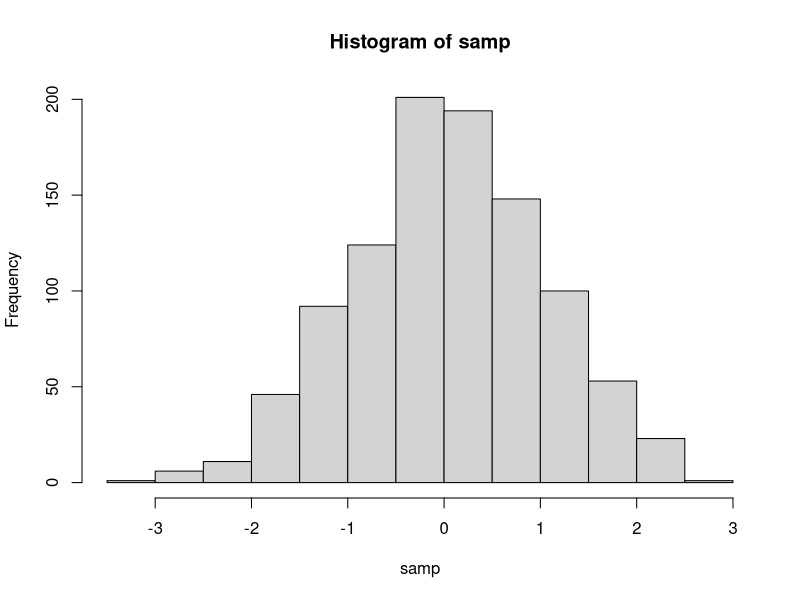
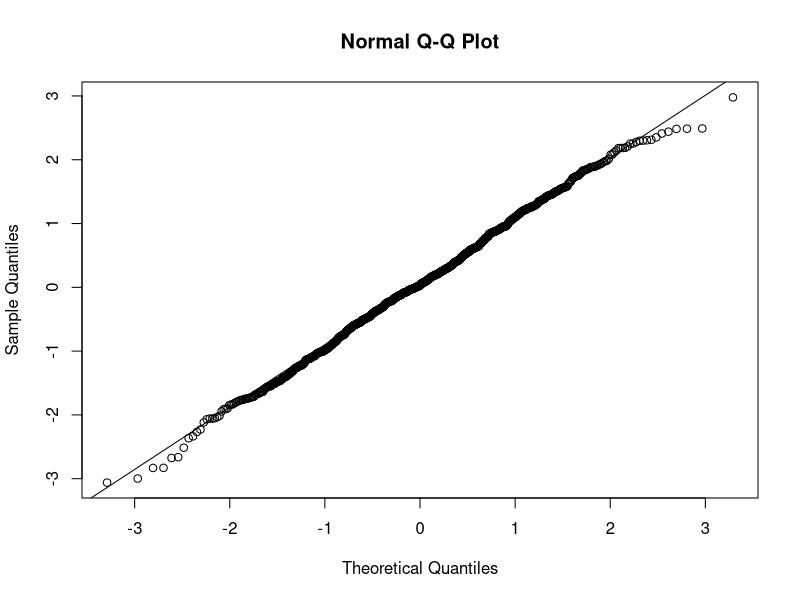
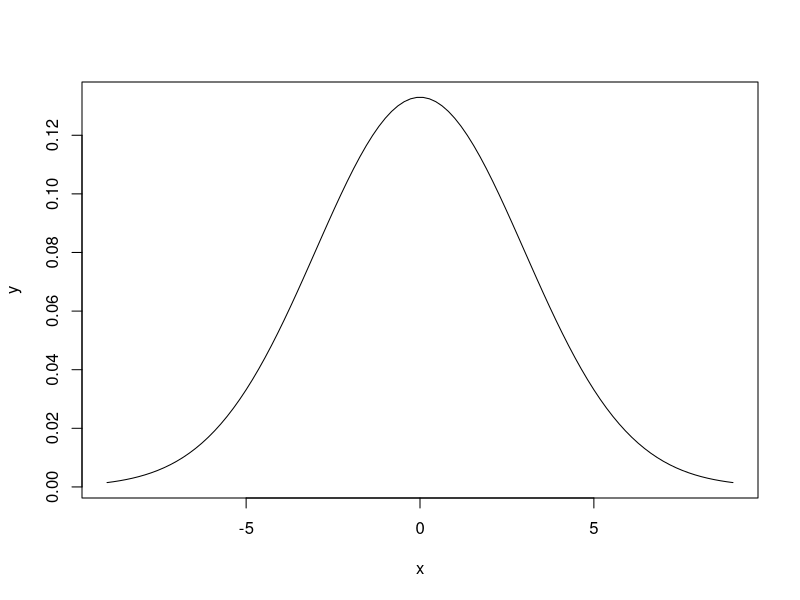
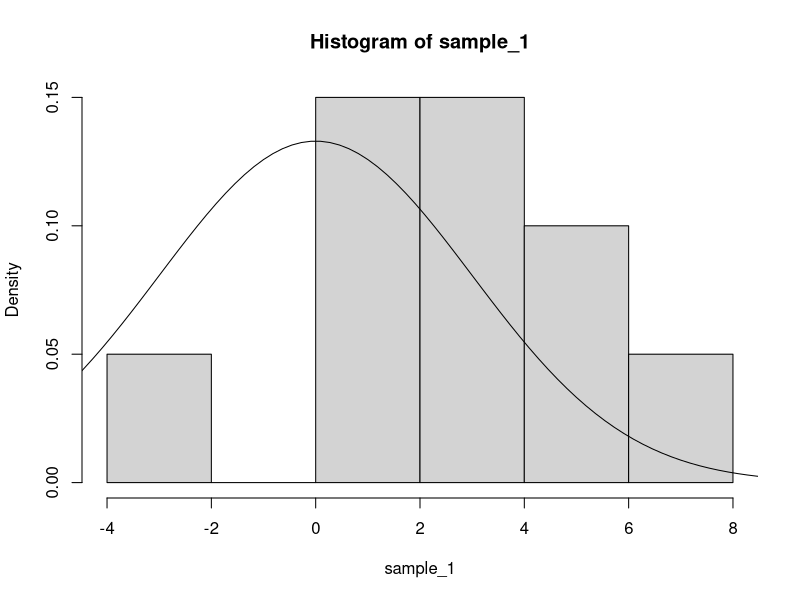
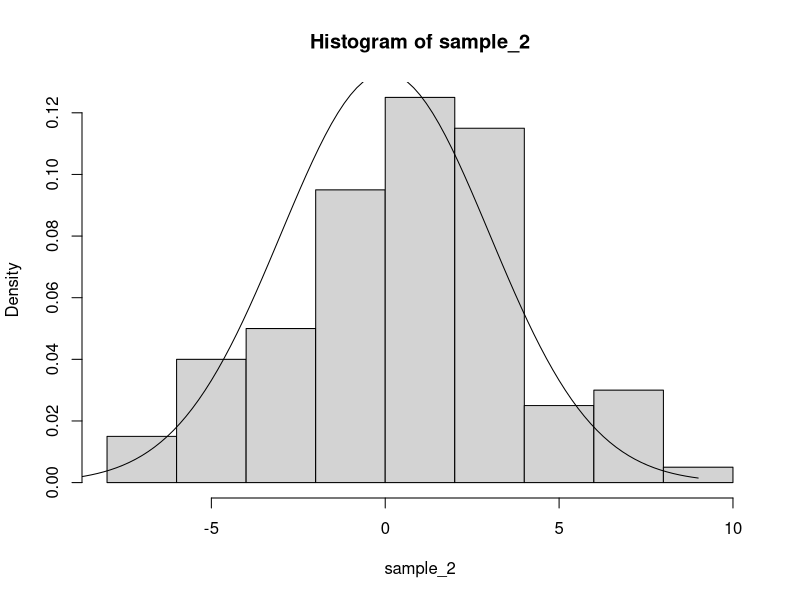
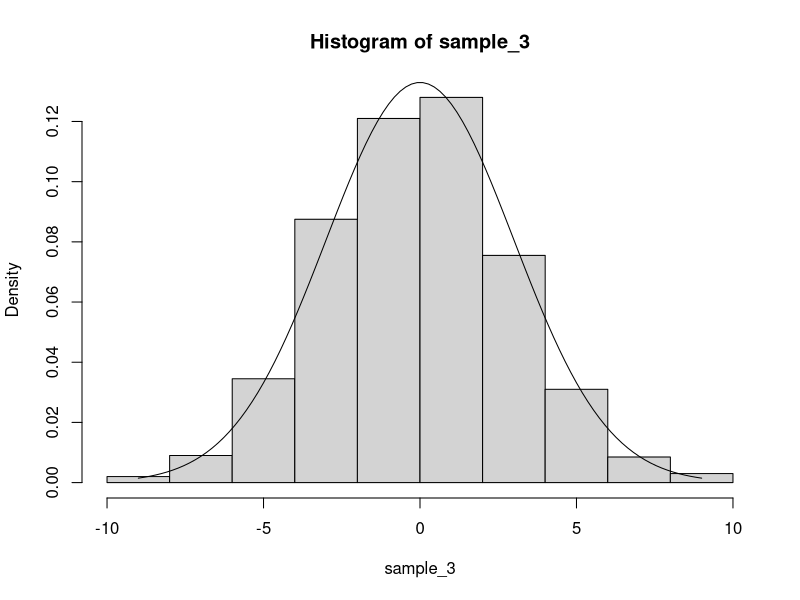

Here is the R script that generated these plots, in order:
##### Binomial Distribution #####
### 1. Generate random samples
rbinom(n = 20, size = 1, p = 0.5)

### 2. Calculate probabilities
## 2.1 probability for a single value
dbinom(x = 40, size = 45, prob = 0.9)
dbinom(x = 4, size = 10, prob = 0.58)

## 2.2 probability for a range of values
# 2.2.1 less than or equal to (<= 10)
pbinom(10, size = 20, prob = 0.4)

# 2.2.2 less than (< 10)
pbinom(10 - 1, size = 20, prob = 0.4)

# 2.2.3 greater than or equal to (>= 10)
1 - pbinom(10 - 1, size = 20, prob = 0.4)

# 2.2.4 greater than (> 10)
1 - pbinom(10, size = 20, prob = 0.4)

##### Normal Distribution #####
### 1. Generate random samples
samp <- rnorm(1000)
hist(samp)
qqnorm(samp)
qqline(samp)

### 2. Standard Normal Distribution
## 2.1 calculate probability
# 2.1.1 less than or equal to (<=); less than (<)
pnorm(1.645)

# 2.1.2 greater than or equal to (>=); greater than (>)
1 - pnorm(1.645)
pnorm(1.645, lower.tail = F)

# 2.1.3 inside an interval (a <= X <= b)
pnorm(0.9) - pnorm(0.3)

## 2.2 calculate quantile
qnorm(0.975)


### 3. General Normal Distributions
## 3.1 calculate probability
# 3.1.1 less than or equal to (<=); less than (<)
pnorm(19, mean=21, sd=2)

# 2.1.2 greater than or equal to (>=); greater than (>)
1 - pnorm(19, mean=21, sd=2)
pnorm(19, mean=21, sd=2, lower.tail = F)

# 2.1.3 inside an interval (a <= X <= b)
pnorm(25, mean=21, sd=2) - pnorm(17, mean=21, sd=2)

## 2.2 calculate quantile
qnorm(.60, mean=21, sd=2)


##### Density Curve Approximation #####
x <- seq(-9, 9, length.out = 100)
y <- dnorm(x, mean = 0, sd = 3)
plot(x, y, type = "l")

sample_1 <- rnorm(n = 10, mean = 0, sd = 3)
hist(sample_1, prob = TRUE)
lines(x, y, type = "l")

sample_2 <- rnorm(n = 100, mean = 0, sd = 3)
hist(sample_2, prob = TRUE)
lines(x, y, type = "l")

sample_3 <- rnorm(n = 1000, mean = 0, sd = 3)
hist(sample_3, prob = TRUE)
lines(x, y, type = "l")

